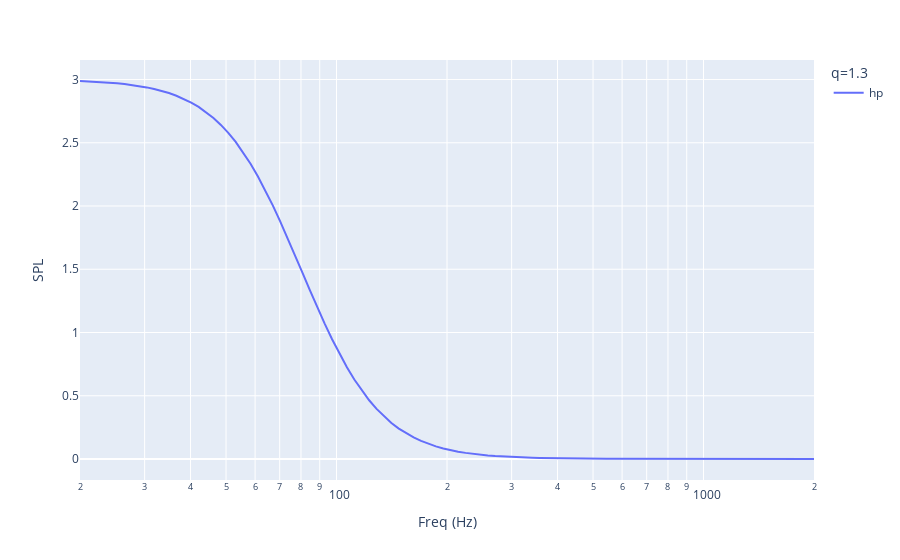

Notebook code for this chart:
### Code cell
freq = np.logspace(1 + math.log10(2), 3 + math.log10(2), 100)
q = 1.3
peq = [(1.0, Biquad(5, 80, 48000, q, 3))]
peq_spl = peq_build(freq, peq)
print(np.max(peq_spl))

fig = pd.DataFrame(
    {
        "freq": freq,
        "hp": peq_spl,
    }
).plot.line(x="freq", y=["hp"])
fig.update_xaxes(type="log", title={"text": "Freq (Hz)"})
fig.update_yaxes(title={"text": "SPL"})
fig.update_layout(
    legend={
        "orientation": "v",
        "title": f"q={q:1.1f}",
    },
    height=500,
)
fig.show()
